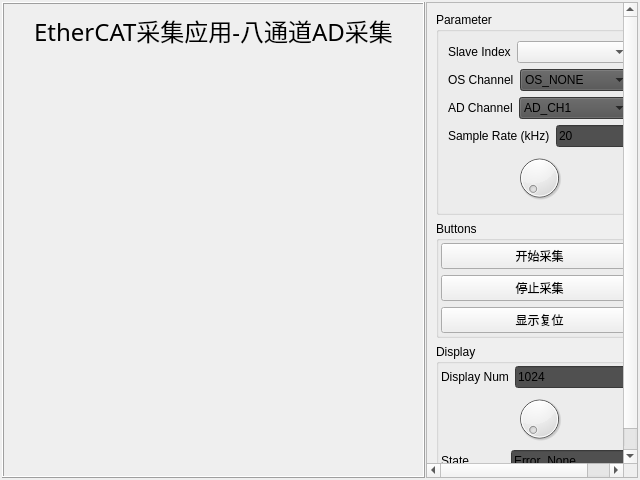
<?xml version="1.0" encoding="UTF-8"?>
<ui version="4.0">
 <class>Form_plot</class>
 <widget class="QWidget" name="Form_plot">
  <property name="geometry">
   <rect>
    <x>0</x>
    <y>0</y>
    <width>640</width>
    <height>480</height>
   </rect>
  </property>
  <property name="sizePolicy">
   <sizepolicy hsizetype="Preferred" vsizetype="Preferred">
    <horstretch>0</horstretch>
    <verstretch>0</verstretch>
   </sizepolicy>
  </property>
  <property name="windowTitle">
   <string>Form</string>
  </property>
  <layout class="QHBoxLayout" name="horizontalLayout_7">
   <property name="leftMargin">
    <number>1</number>
   </property>
   <property name="topMargin">
    <number>1</number>
   </property>
   <property name="rightMargin">
    <number>1</number>
   </property>
   <property name="bottomMargin">
    <number>1</number>
   </property>
   <item>
    <layout class="QHBoxLayout" name="horizontalLayout" stretch="6,3">
     <property name="spacing">
      <number>1</number>
     </property>
     <property name="leftMargin">
      <number>1</number>
     </property>
     <property name="topMargin">
      <number>1</number>
     </property>
     <property name="rightMargin">
      <number>1</number>
     </property>
     <property name="bottomMargin">
      <number>1</number>
     </property>
     <item>
      <widget class="QFrame" name="frame_left">
       <property name="frameShape">
        <enum>QFrame::Box</enum>
       </property>
       <property name="frameShadow">
        <enum>QFrame::Raised</enum>
       </property>
       <layout class="QVBoxLayout" name="verticalLayout" stretch="1,4,4">
        <property name="leftMargin">
         <number>1</number>
        </property>
        <property name="topMargin">
         <number>1</number>
        </property>
        <property name="rightMargin">
         <number>1</number>
        </property>
        <property name="bottomMargin">
         <number>1</number>
        </property>
        <item>
         <widget class="QLabel" name="label_Tittle">
          <property name="font">
           <font>
            <family>Agency FB</family>
            <pointsize>18</pointsize>
           </font>
          </property>
          <property name="text">
           <string>EtherCAT采集应用-八通道AD采集</string>
          </property>
          <property name="alignment">
           <set>Qt::AlignCenter</set>
          </property>
         </widget>
        </item>
        <item>
         <widget class="QCustomPlot" name="widget_plotStandard" native="true"/>
        </item>
        <item>
         <widget class="QCustomPlot" name="widget_plotFFT" native="true"/>
        </item>
       </layout>
      </widget>
     </item>
     <item>
      <widget class="QScrollArea" name="scrollArea_right">
       <property name="widgetResizable">
        <bool>true</bool>
       </property>
       <widget class="QWidget" name="scrollAreaWidgetContents">
        <property name="geometry">
         <rect>
          <x>0</x>
          <y>0</y>
          <width>199</width>
          <height>477</height>
         </rect>
        </property>
        <layout class="QGridLayout" name="gridLayout">
         <item row="0" column="0">
          <widget class="QGroupBox" name="groupBox_Parameter">
           <property name="title">
            <string>Parameter</string>
           </property>
           <layout class="QVBoxLayout" name="verticalLayout_4" stretch="1,1,1,1,1">
            <item>
             <layout class="QHBoxLayout" name="horizontalLayout_8" stretch="1,2">
              <item>
               <widget class="QLabel" name="label_6">
                <property name="text">
                 <string>Slave Index</string>
                </property>
               </widget>
              </item>
              <item>
               <widget class="QComboBox" name="comboBox_SlaveIndex"/>
              </item>
             </layout>
            </item>
            <item>
             <layout class="QHBoxLayout" name="horizontalLayout_2" stretch="1,2">
              <item>
               <widget class="QLabel" name="label">
                <property name="text">
                 <string>OS Channel</string>
                </property>
               </widget>
              </item>
              <item>
               <widget class="QComboBox" name="comboBox_SampleOS_CH">
                <property name="styleSheet">
                 <string notr="true">background-color: rgb(80, 80, 80);</string>
                </property>
                <item>
                 <property name="text">
                  <string>OS_NONE</string>
                 </property>
                </item>
                <item>
                 <property name="text">
                  <string>OS_CH1</string>
                 </property>
                </item>
                <item>
                 <property name="text">
                  <string>OS_CH1_CH2</string>
                 </property>
                </item>
                <item>
                 <property name="text">
                  <string>OS_CH1_CH4</string>
                 </property>
                </item>
                <item>
                 <property name="text">
                  <string>OS_CH1_CH8</string>
                 </property>
                </item>
               </widget>
              </item>
             </layout>
            </item>
            <item>
             <layout class="QHBoxLayout" name="horizontalLayout_3" stretch="1,2">
              <item>
               <widget class="QLabel" name="label_2">
                <property name="text">
                 <string>AD Channel</string>
                </property>
               </widget>
              </item>
              <item>
               <widget class="QComboBox" name="comboBox_AD_CH">
                <property name="styleSheet">
                 <string notr="true">background-color: rgb(80, 80, 80);</string>
                </property>
                <item>
                 <property name="text">
                  <string>AD_CH1</string>
                 </property>
                </item>
                <item>
                 <property name="text">
                  <string>AD_CH2</string>
                 </property>
                </item>
                <item>
                 <property name="text">
                  <string>AD_CH3</string>
                 </property>
                </item>
                <item>
                 <property name="text">
                  <string>AD_CH4</string>
                 </property>
                </item>
                <item>
                 <property name="text">
                  <string>AD_CH5</string>
                 </property>
                </item>
                <item>
                 <property name="text">
                  <string>AD_CH6</string>
                 </property>
                </item>
                <item>
                 <property name="text">
                  <string>AD_CH7</string>
                 </property>
                </item>
                <item>
                 <property name="text">
                  <string>AD_CH8</string>
                 </property>
                </item>
               </widget>
              </item>
             </layout>
            </item>
            <item>
             <layout class="QHBoxLayout" name="horizontalLayout_4">
              <item>
               <widget class="QLabel" name="label_3">
                <property name="text">
                 <string>Sample Rate (kHz)</string>
                </property>
               </widget>
              </item>
              <item>
               <widget class="QLineEdit" name="lineEdit_Sample_Rate">
                <property name="styleSheet">
                 <string notr="true">background-color: rgb(80, 80, 80);</string>
                </property>
                <property name="text">
                 <string>20</string>
                </property>
               </widget>
              </item>
             </layout>
            </item>
            <item>
             <widget class="QDial" name="dial_SampleRate"/>
            </item>
           </layout>
          </widget>
         </item>
         <item row="1" column="0">
          <widget class="QGroupBox" name="groupBox_Buttons">
           <property name="title">
            <string>Buttons</string>
           </property>
           <layout class="QVBoxLayout" name="verticalLayout_3">
            <property name="leftMargin">
             <number>2</number>
            </property>
            <property name="topMargin">
             <number>2</number>
            </property>
            <property name="rightMargin">
             <number>2</number>
            </property>
            <property name="bottomMargin">
             <number>2</number>
            </property>
            <item>
             <widget class="QPushButton" name="pushButton_PlotStart">
              <property name="text">
               <string>开始采集</string>
              </property>
             </widget>
            </item>
            <item>
             <widget class="QPushButton" name="pushButton_PlotStop">
              <property name="text">
               <string>停止采集</string>
              </property>
             </widget>
            </item>
            <item>
             <widget class="QPushButton" name="pushButton_DisPlayReset">
              <property name="text">
               <string>显示复位</string>
              </property>
             </widget>
            </item>
           </layout>
          </widget>
         </item>
         <item row="2" column="0">
          <widget class="QGroupBox" name="groupBox_Dispaly">
           <property name="title">
            <string>Display</string>
           </property>
           <layout class="QGridLayout" name="gridLayout_2" rowstretch="1,0,0">
            <property name="leftMargin">
             <number>2</number>
            </property>
            <property name="topMargin">
             <number>2</number>
            </property>
            <property name="rightMargin">
             <number>2</number>
            </property>
            <property name="bottomMargin">
             <number>2</number>
            </property>
            <item row="0" column="0">
             <layout class="QHBoxLayout" name="horizontalLayout_5" stretch="1,2">
              <item>
               <widget class="QLabel" name="label_4">
                <property name="text">
                 <string>Display Num</string>
                </property>
               </widget>
              </item>
              <item>
               <widget class="QLineEdit" name="lineEdit_DisplayNum">
                <property name="styleSheet">
                 <string notr="true">background-color: rgb(80, 80, 80);</string>
                </property>
                <property name="text">
                 <string>1024</string>
                </property>
               </widget>
              </item>
             </layout>
            </item>
            <item row="1" column="0">
             <widget class="QDial" name="dial_Display_Num"/>
            </item>
            <item row="2" column="0">
             <layout class="QHBoxLayout" name="horizontalLayout_6" stretch="1,2">
              <item>
               <widget class="QLabel" name="label_5">
                <property name="text">
                 <string>State</string>
                </property>
               </widget>
              </item>
              <item>
               <widget class="QLineEdit" name="lineEdit_ErrState">
                <property name="styleSheet">
                 <string notr="true">background-color: rgb(80, 80, 80);</string>
                </property>
                <property name="text">
                 <string>Error_None</string>
                </property>
               </widget>
              </item>
             </layout>
            </item>
           </layout>
          </widget>
         </item>
        </layout>
       </widget>
      </widget>
     </item>
    </layout>
   </item>
  </layout>
 </widget>
 <customwidgets>
  <customwidget>
   <class>QCustomPlot</class>
   <extends>QWidget</extends>
   <header>qcustomplot.h</header>
   <container>1</container>
  </customwidget>
 </customwidgets>
 <resources/>
 <connections/>
</ui>
